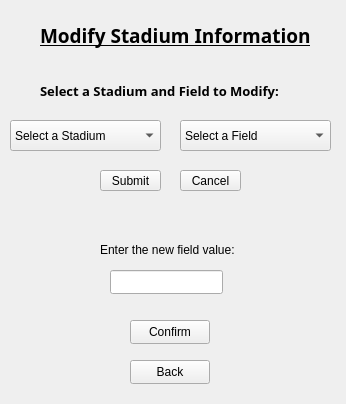
<?xml version="1.0" encoding="UTF-8"?>
<ui version="4.0">
 <class>modinfo</class>
 <widget class="QWidget" name="modinfo">
  <property name="geometry">
   <rect>
    <x>0</x>
    <y>0</y>
    <width>346</width>
    <height>404</height>
   </rect>
  </property>
  <property name="windowTitle">
   <string>Form</string>
  </property>
  <widget class="QPushButton" name="buttonCancel">
   <property name="geometry">
    <rect>
     <x>180</x>
     <y>170</y>
     <width>61</width>
     <height>21</height>
    </rect>
   </property>
   <property name="text">
    <string>Cancel</string>
   </property>
  </widget>
  <widget class="QLabel" name="labelSubtitle">
   <property name="geometry">
    <rect>
     <x>40</x>
     <y>80</y>
     <width>271</width>
     <height>21</height>
    </rect>
   </property>
   <property name="font">
    <font>
     <family>Segoe Print</family>
     <pointsize>10</pointsize>
     <bold>true</bold>
    </font>
   </property>
   <property name="text">
    <string>Select a Stadium and Field to Modify:</string>
   </property>
  </widget>
  <widget class="QPushButton" name="buttonSubmit">
   <property name="geometry">
    <rect>
     <x>100</x>
     <y>170</y>
     <width>61</width>
     <height>21</height>
    </rect>
   </property>
   <property name="text">
    <string>Submit</string>
   </property>
  </widget>
  <widget class="QComboBox" name="comboBoxStadium">
   <property name="geometry">
    <rect>
     <x>10</x>
     <y>120</y>
     <width>151</width>
     <height>31</height>
    </rect>
   </property>
   <item>
    <property name="text">
     <string>Select a Stadium</string>
    </property>
   </item>
  </widget>
  <widget class="QLabel" name="labelTitle">
   <property name="geometry">
    <rect>
     <x>40</x>
     <y>0</y>
     <width>301</width>
     <height>71</height>
    </rect>
   </property>
   <property name="font">
    <font>
     <family>Segoe Print</family>
     <pointsize>14</pointsize>
     <bold>true</bold>
     <underline>true</underline>
    </font>
   </property>
   <property name="text">
    <string>Modify Stadium Information</string>
   </property>
  </widget>
  <widget class="QComboBox" name="comboBoxField">
   <property name="geometry">
    <rect>
     <x>180</x>
     <y>120</y>
     <width>151</width>
     <height>31</height>
    </rect>
   </property>
   <item>
    <property name="text">
     <string>Select a Field</string>
    </property>
   </item>
   <item>
    <property name="text">
     <string>Capacity</string>
    </property>
   </item>
   <item>
    <property name="text">
     <string>Stadium name</string>
    </property>
   </item>
   <item>
    <property name="text">
     <string>Playing surface</string>
    </property>
   </item>
   <item>
    <property name="text">
     <string>Roof type</string>
    </property>
   </item>
   <item>
    <property name="text">
     <string>Ballpark typology</string>
    </property>
   </item>
   <item>
    <property name="text">
     <string>Date opened</string>
    </property>
   </item>
   <item>
    <property name="text">
     <string>Distance to center field (ft)</string>
    </property>
   </item>
   <item>
    <property name="text">
     <string>Location</string>
    </property>
   </item>
  </widget>
  <widget class="QLineEdit" name="updatedField">
   <property name="geometry">
    <rect>
     <x>110</x>
     <y>270</y>
     <width>113</width>
     <height>24</height>
    </rect>
   </property>
  </widget>
  <widget class="QLabel" name="labelSubtitle_2">
   <property name="geometry">
    <rect>
     <x>100</x>
     <y>240</y>
     <width>141</width>
     <height>20</height>
    </rect>
   </property>
   <property name="text">
    <string>Enter the new field value:</string>
   </property>
  </widget>
  <widget class="QPushButton" name="buttonBack">
   <property name="geometry">
    <rect>
     <x>130</x>
     <y>360</y>
     <width>80</width>
     <height>24</height>
    </rect>
   </property>
   <property name="text">
    <string>Back</string>
   </property>
  </widget>
  <widget class="QPushButton" name="buttonConfirm">
   <property name="geometry">
    <rect>
     <x>130</x>
     <y>320</y>
     <width>80</width>
     <height>24</height>
    </rect>
   </property>
   <property name="text">
    <string>Confirm</string>
   </property>
  </widget>
 </widget>
 <resources/>
 <connections/>
</ui>
